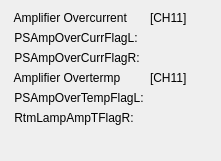
      <widget class="QWidget" name="formLayoutWidget_17">
       <property name="geometry">
        <rect>
         <x>710</x>
         <y>590</y>
         <width>221</width>
         <height>161</height>
        </rect>
       </property>
       <layout class="QFormLayout" name="formLayout_17">
        <item row="0" column="0">
         <widget class="QLabel" name="label_348">
          <property name="text">
           <string> Amplifier Overcurrent</string>
          </property>
         </widget>
        </item>
        <item row="0" column="1">
         <widget class="QLabel" name="label_349">
          <property name="text">
           <string>[CH11]</string>
          </property>
         </widget>
        </item>
        <item row="1" column="0">
         <widget class="QLabel" name="label_350">
          <property name="text">
           <string> PSAmpOverCurrFlagL:</string>
          </property>
         </widget>
        </item>
        <item row="1" column="1">
         <widget class="PyDMLabel" name="PyDMLabel_316">
          <property name="palette">
           <palette>
            <active>
             <colorrole role="Text">
              <brush brushstyle="SolidPattern">
               <color alpha="255">
                <red>0</red>
                <green>0</green>
                <blue>0</blue>
               </color>
              </brush>
             </colorrole>
             <colorrole role="PlaceholderText">
              <brush brushstyle="SolidPattern">
               <color alpha="128">
                <red>78</red>
                <green>154</green>
                <blue>6</blue>
               </color>
              </brush>
             </colorrole>
            </active>
            <inactive>
             <colorrole role="Text">
              <brush brushstyle="SolidPattern">
               <color alpha="255">
                <red>0</red>
                <green>0</green>
                <blue>0</blue>
               </color>
              </brush>
             </colorrole>
             <colorrole role="PlaceholderText">
              <brush brushstyle="SolidPattern">
               <color alpha="128">
                <red>78</red>
                <green>154</green>
                <blue>6</blue>
               </color>
              </brush>
             </colorrole>
            </inactive>
            <disabled>
             <colorrole role="Text">
              <brush brushstyle="SolidPattern">
               <color alpha="255">
                <red>190</red>
                <green>190</green>
                <blue>190</blue>
               </color>
              </brush>
             </colorrole>
             <colorrole role="PlaceholderText">
              <brush brushstyle="SolidPattern">
               <color alpha="128">
                <red>0</red>
                <green>0</green>
                <blue>0</blue>
               </color>
              </brush>
             </colorrole>
            </disabled>
           </palette>
          </property>
          <property name="toolTip">
           <string/>
          </property>
          <property name="alarmSensitiveContent" stdset="0">
           <bool>false</bool>
          </property>
          <property name="channel" stdset="0">
           <string>SI-22:DI-FOFBCtrl:PSAmpOverCurrFlagLCH11-Sts</string>
          </property>
         </widget>
        </item>
        <item row="2" column="0">
         <widget class="QLabel" name="label_351">
          <property name="text">
           <string> PSAmpOverCurrFlagR:</string>
          </property>
         </widget>
        </item>
        <item row="2" column="1">
         <widget class="PyDMLabel" name="PyDMLabel_317">
          <property name="toolTip">
           <string/>
          </property>
          <property name="channel" stdset="0">
           <string>SI-22:DI-FOFBCtrl:PSAmpOverCurrFlagRCH11-Sts</string>
          </property>
         </widget>
        </item>
        <item row="3" column="0">
         <widget class="QLabel" name="label_352">
          <property name="text">
           <string> Amplifier Overtermp</string>
          </property>
         </widget>
        </item>
        <item row="3" column="1">
         <widget class="QLabel" name="label_353">
          <property name="text">
           <string>[CH11]</string>
          </property>
         </widget>
        </item>
        <item row="4" column="0">
         <widget class="QLabel" name="label_354">
          <property name="text">
           <string> PSAmpOverTempFlagL:</string>
          </property>
         </widget>
        </item>
        <item row="4" column="1">
         <widget class="PyDMLabel" name="PyDMLabel_318">
          <property name="toolTip">
           <string/>
          </property>
          <property name="channel" stdset="0">
           <string>SI-22:DI-FOFBCtrl:PSAmpOverTempFlagLCH11-Sts</string>
          </property>
         </widget>
        </item>
        <item row="5" column="0">
         <widget class="QLabel" name="label_355">
          <property name="text">
           <string> RtmLampAmpTFlagR:</string>
          </property>
         </widget>
        </item>
        <item row="5" column="1">
         <widget class="PyDMLabel" name="PyDMLabel_319">
          <property name="toolTip">
           <string/>
          </property>
          <property name="channel" stdset="0">
           <string>SI-22:DI-FOFBCtrl:PSAmpOverTempFlagRCH11-Sts</string>
          </property>
         </widget>
        </item>
       </layout>
      </widget>
